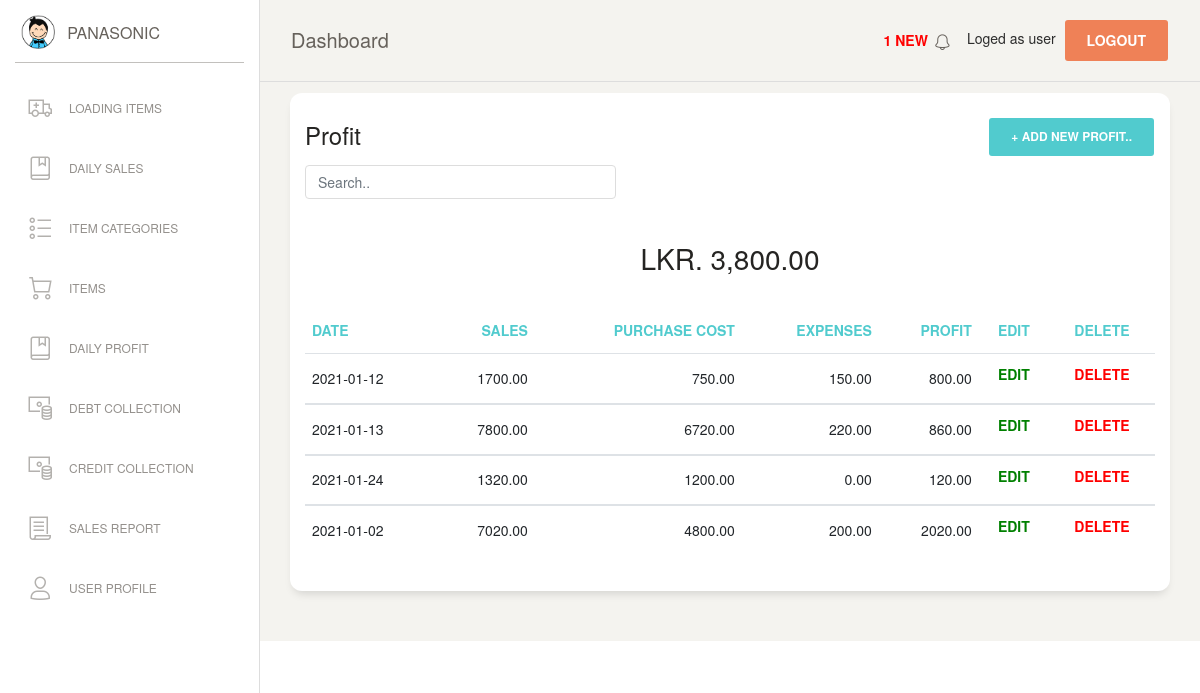
/profit.php (signed in), run on the app's committed database.
### tables this page shows
CREATE TABLE `profit` (
  `P_id` int(11) NOT NULL,
  `cdate` varchar(100) NOT NULL,
  `sales` double(10,2) NOT NULL DEFAULT '0.00',
  `purchase_cost` double(10,2) NOT NULL,
  `expenses` double(10,2) NOT NULL DEFAULT '0.00',
  `daily_profit` double(10,2) NOT NULL DEFAULT '0.00'
);

### profit.php (the view, shortened to what this page needs)
<?php
if (!isset($_SESSION['loged_user'])) {
    header('location: login.php');
}else {
?>
<!DOCTYPE html>
<html lang="en">
<head>
  <link href="assets/css/bootstrap.min.css" rel="stylesheet" />
  <link href="assets/css/paper-dashboard.css?v=2.0.1" rel="stylesheet" />
  <link href="assets/demo/demo.css" rel="stylesheet" />
</head>
<body class="">
  <div class="wrapper ">
    <?php include('include/sidebar.php');  ?>
    <div class="main-panel">
      <?php include('include/nav.php');  ?>
      <div class="content">
       <div class="row">
          <div class="col-md-12">
            <div class="card">
              <div class="row">
              <div class="col-md-9">
              <div class="card-header">
                <h4 class="card-title"> Profit</h4>
                <input class="form-control myInput" id="myInput" type="text" placeholder="Search..">
              </div>
              </div>
              <div class="col-md-3">
                <div class="card-header">
                    <button type="button" class="btn btn-primary add-btn" data-toggle="modal" data-target="#Form1">+ Add New Profit..
                    </button>
                </div>
              </div>
              </div>
              <div class="card-body">
              </div>
              <div class="card-body">
                  <?php
                      $profit = mysqli_query($con,"SELECT SUM(daily_profit) AS tot_profit FROM profit");
                      $row1 = mysqli_fetch_assoc($profit);
                      $value = $row1['tot_profit'];
                  ?>
                      <center><h3>LKR. <?php echo number_format($value,2);?></h3></center>
                <div class="table-responsive">
                  <table class="table" id="myTable">
                    <thead class="text-primary">
                      <th>                    DATE    </th>
                      <th class="text-right"> SALES   </th>
                      <th class="text-right"> PURCHASE COST</th>
                      <th class="text-right"> EXPENSES</th>
                      <th class="text-right"> PROFIT  </th>
                      <th class="text-center">EDIT 		</th>
                      <th class="text-center">DELETE 	</th>
                    </thead>
                    <tbody>
                      <?php
                      $sql=mysqli_query($con,"SELECT * FROM profit");
                      $numRows = mysqli_num_rows($sql);
                      if($numRows > 0) {
                        while($row = mysqli_fetch_assoc($sql)) {
                          ?>
                          <tr>
                            <td>                    <?php echo $row['cdate'] ?>        </td>
                            <td class="text-right"> <?php echo $row['sales'] ?>        </td>
                            <td class="text-right"> <?php echo $row['purchase_cost'] ?></td>
                            <td class="text-right"> <?php echo $row['expenses'] ?>     </td>
                            <td class="text-right"> <?php echo $row['daily_profit'] ?> </td>
                            <td class="text-center">
                             <a href="#" onclick="editView('<?php echo $row['P_id']; ?>')" name="edit">
                              <h6 style='color:green;'>EDIT</h6></a>
                            </td>
                            <td class="text-center">
                              <a href="#" onclick="confirmation('event','<?php echo $row['P_id']; ?>')" name="delete">
                              <h6 style='color:red;'>DELETE</h6></a>
                            </td>
                          </tr>
                    </tbody>
                           <?php
                        }
                      }
                    ?>
                    </table>
                </div>
              </div>
            </div>
          </div>
        </div>
      </div>
      </div>
       <?php include('include/footer.php');  ?>
    </div>
</body>
</html>
<?php
}
?>

### assets/demo/demo.css (style rules this page uses)
.add-btn { float: right !important; }
.myInput { width: 50% !important; }

### data on the page
profit: cdate "2021-01-12", sales "1700.00", purchase_cost "750.00", expenses "150.00", daily_profit "800.00"
profit: cdate "2021-01-13", sales "7800.00", purchase_cost "6720.00", expenses "220.00", daily_profit "860.00"
profit: cdate "2021-01-24", sales "1320.00", purchase_cost "1200.00", expenses "0.00", daily_profit "120.00"
profit: cdate "2021-01-02", sales "7020.00", purchase_cost "4800.00", expenses "200.00", daily_profit "2020.00"

### other printed values
$numRows "1"
$_SESSION['loged_user'] "user"
$value "3,800.00"
